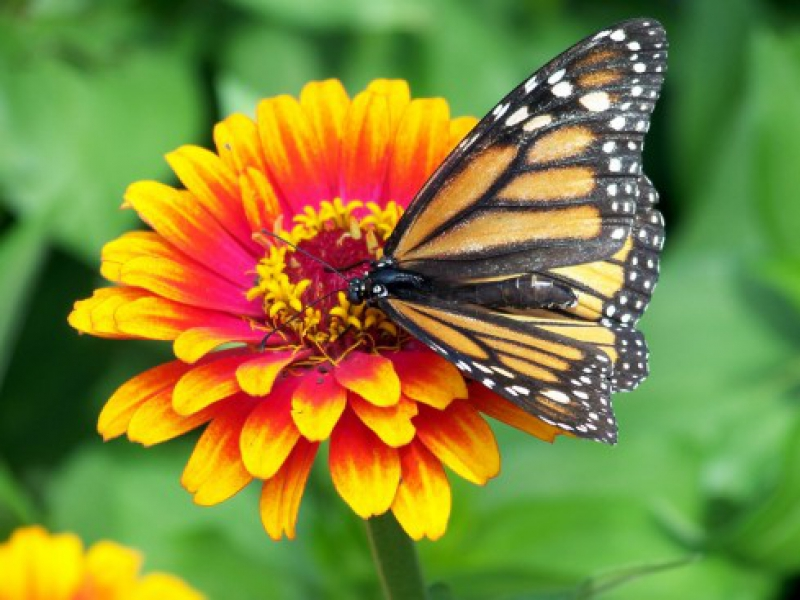
#> input picture Butterfly.jpg, 800 x 600 px, found by its file name
$ python Work2.2.py
#> lines starting #> are read from the running program, lines starting #| are printed output that depends on the picture; after the words box and inside, x2 and y2 are one past the last pixel; in counts of white or black regions, pixels touching at a corner belong together
# Average intensity method
import cv2
import numpy as np
import matplotlib.pyplot as plt

# Read color input image
image = cv2.imread('Butterfly.jpg')
#> image is the input picture: shape (600, 800, 3); mean B, G, R 55.8, 133.8, 128.4

# Convert to grayscale image
gray_image = cv2.cvtColor(image, cv2.COLOR_BGR2GRAY)
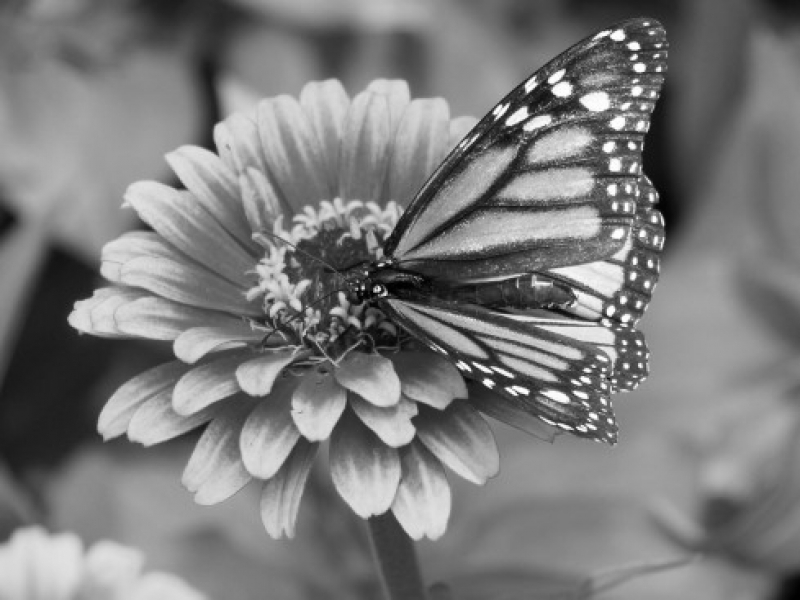
#> gray_image: shape (600, 800); min 0, max 255, mean 123.3

# Calculate histogram using a for loop
hist = cv2.calcHist([gray_image], [0], None, [256], [0, 256])
#> hist = 256 values, max 5228 at index 158, min 8 at index 0, mean 1875

# Declare function | random Th = 150, repeat = 10
def iterative_threshold(gray_image, initial_threshold = 150, repeat = 10):
#> called with initial_threshold = 150, repeat = 10
    Th = initial_threshold
    iteration = 0

    while iteration < repeat:

        object_group = gray_image[gray_image >= Th]
        background_group = gray_image[gray_image < Th]

        # Find the average of G1 & G2
        if len(object_group) > 0:
            G1 = np.mean(object_group)
        else:
            G1 = 0

        if len(background_group) > 0:
            G2 = np.mean(background_group)
        else:
            G2 = 0

        W1 = len(object_group)
        W2 = len(background_group)

        # Update the threshold by weighted averaging
        if (W1 + W2) > 0:
            Th = (W1 * G1 + W2 * G2) / (W1 + W2)

        iteration += 1
#> this loop made 10 passes
#> (G1, G2, W1, W2) on passes 1 to 10: (180.7, 97.25, 150021, 329979), (163.5, 81.3, 245450, 234550), (163.5, 81.3, 245450, 234550), (163.5, 81.3, 245450, 234550), (163.5, 81.3, 245450, 234550), (163.5, 81.3, 245450, 234550), (163.5, 81.3, 245450, 234550), (163.5, 81.3, 245450, 234550), (163.5, 81.3, 245450, 234550), (163.5, 81.3, 245450, 234550)
#> after the loop, iteration = 10

    return Th

new_threshold = iterative_threshold(gray_image)
#> new_threshold = 123.3

# Convert to Binary Image
_, thresholded_image = cv2.threshold(gray_image, new_threshold, 255, cv2.THRESH_BINARY)
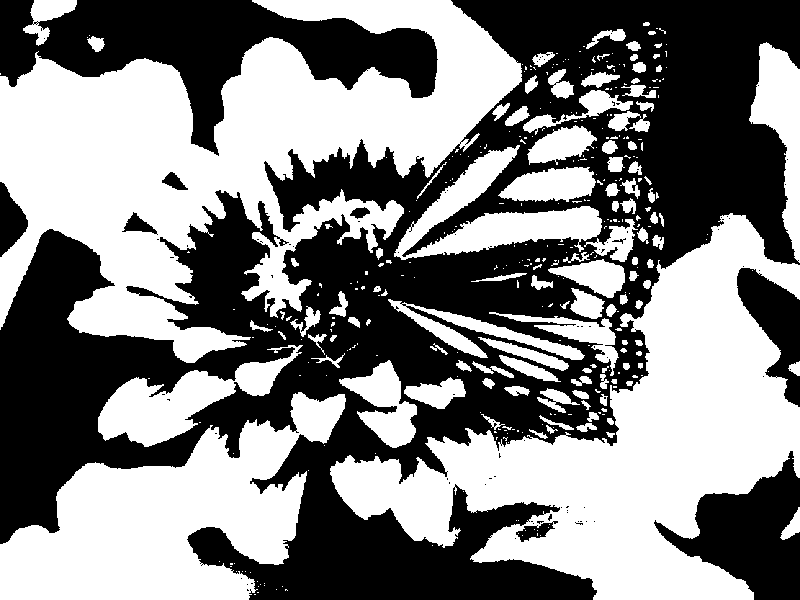
#> thresholded_image: shape (600, 800); 51.1% white; 91 black regions (81 under 20 px), largest, box (x1, y1, x2, y2) and area: (0, 0, 800, 600) 189817, (0, 0, 438, 156) 27373, (654, 451, 800, 600) 10585

# Plot the histogram
plt.figure()
plt.title("Grayscale Histogram")
plt.xlabel("Intensity")
plt.ylabel("Pixel Number")
plt.xlim([0, 256])
plt.bar(range(256), hist.flatten(), width=1, edgecolor='black')

# Add vertical line for threshold
plt.axvline(x=new_threshold, color='r', linestyle='--', label=f'Threshold = {new_threshold:.2f}')
plt.legend()
plt.show()
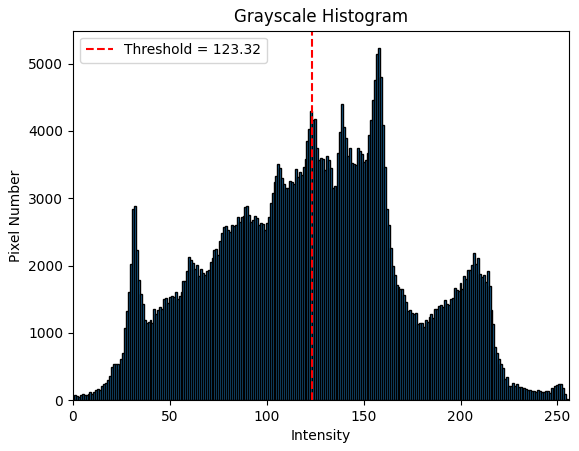
#> figure drawn by matplotlib, 1 panel; tallest bar 5228 high, from x = 157.5 to 158.5

# Show Binary Image
plt.imshow(thresholded_image, cmap='gray')
plt.title('Binary Image using Average Intensities Method')
plt.show()

cv2.waitKey(0)
cv2.destroyAllWindows()

$ run again, with ObjectSegProb.jpg copied over Butterfly.jpg
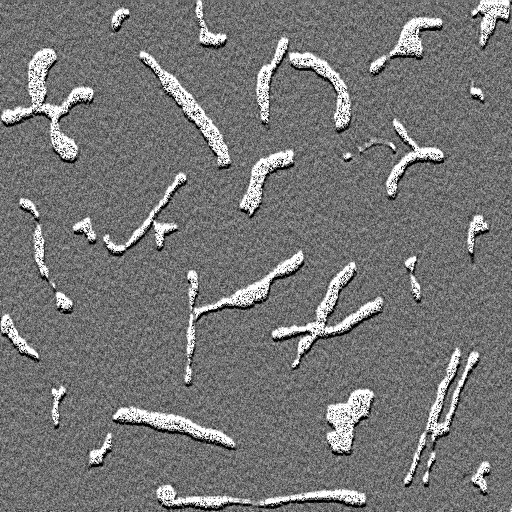
#> input picture ObjectSegProb.jpg, 512 x 512 px, found by its file name
#> image is the input picture: shape (512, 512, 3); min 0, max 255, mean 118.3
#> hist = 256 values, max 5811 at index 255, min 51 at index 15, mean 1024
#> the loop in iterative_threshold, `while iteration < repeat: ` made 10 passes
#> (G1, G2, W1, W2) on passes 1 to 8: (205.2, 106, 32474, 229670), (153.1, 93.59, 108696, 153448), (153.1, 93.59, 108696, 153448), (153.1, 93.59, 108696, 153448), (153.1, 93.59, 108696, 153448), (153.1, 93.59, 108696, 153448), (153.1, 93.59, 108696, 153448), (153.1, 93.59, 108696, 153448)
#> after the loop in iterative_threshold, `while iteration < repeat:`: iteration = 10
#> new_threshold = 118.3
#> `_, thresholded_image = cv2.threshold(gray_image, new_threshold, 255, c..`:
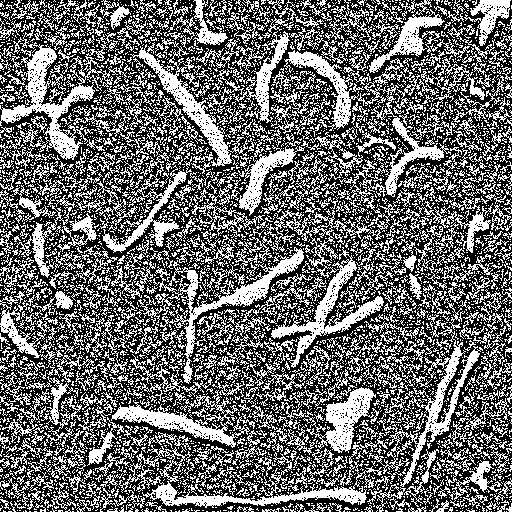
#> thresholded_image: shape (512, 512); 41.5% white in thin lines or dots
#> `plt.show()`:
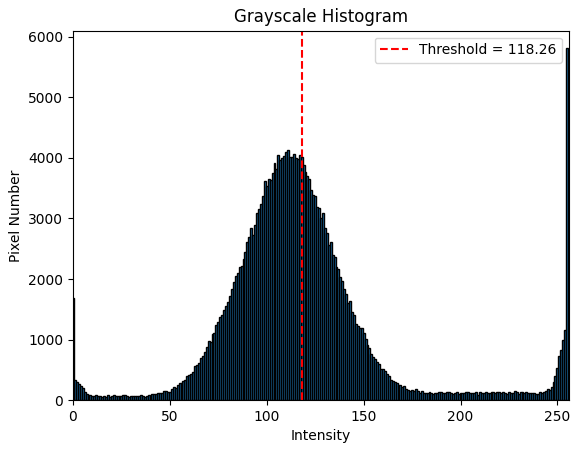
#> figure drawn by matplotlib, 1 panel; tallest bar 5811 high, from x = 254.5 to 255.5
